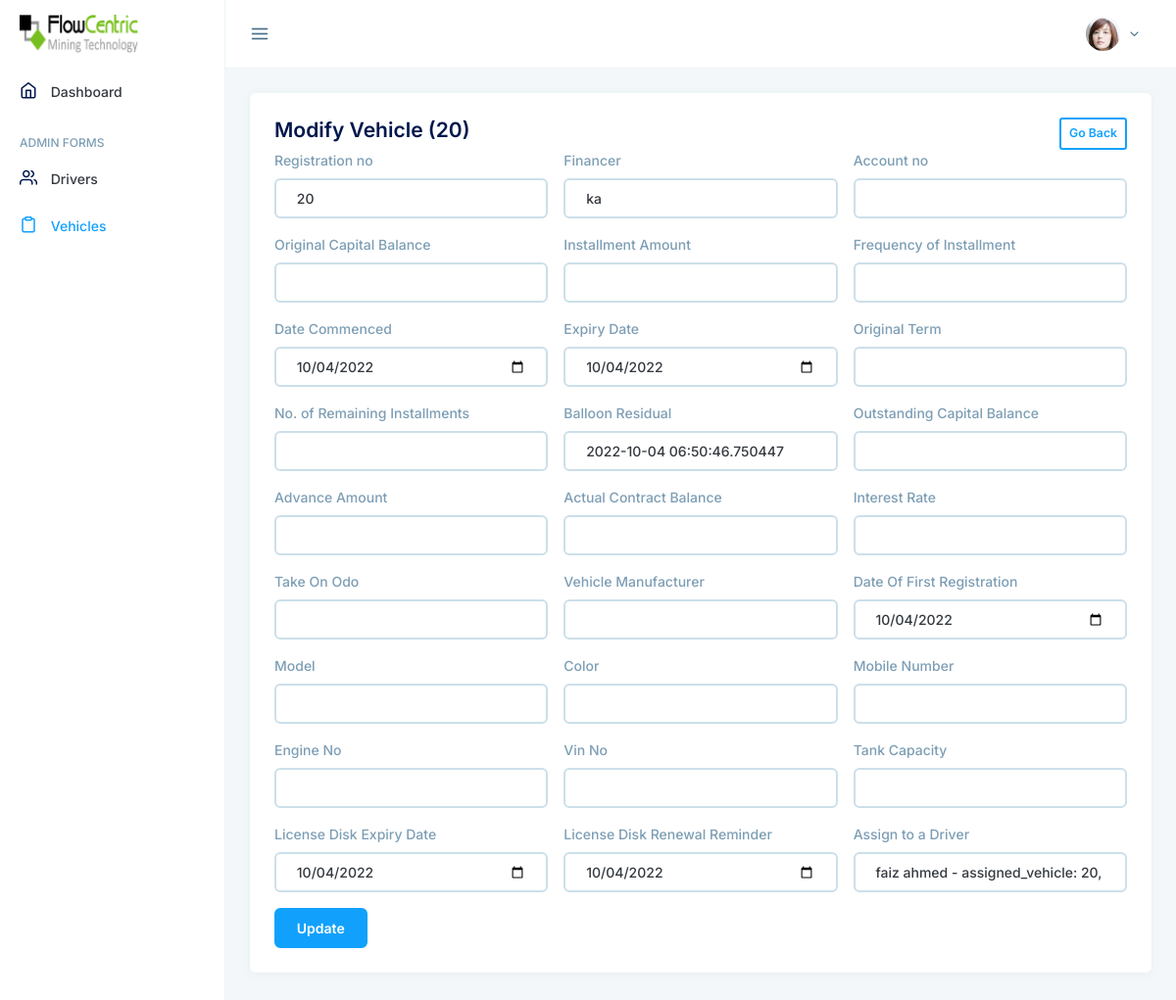
/vehicle_edit/2, run on the app's committed database.
### myapp/models.py (models this page shows)
class Vehicle(db.Model):
    id = db.Column(db.Integer, primary_key=True)
    registration_no = db.Column(db.Integer, nullable=False, unique=False)
    financer = db.Column(db.String(100), nullable=False, unique=False)
    account_no = db.Column(db.Integer, nullable=False, unique=False)
    original_capital_balance = db.Column(db.Integer, nullable=False, unique=False)
    installment_amount = db.Column(db.Integer, nullable=False, unique=False)
    frequency_of_installment = db.Column(db.Integer, nullable=False, unique=False)
    date_commenced = db.Column(db.Date, nullable=False, unique=False, default=datetime.now().date)
    expiry_date = db.Column(db.Date, nullable=False, unique=False, default=datetime.now().date)
    original_term = db.Column(db.Integer, nullable=False, unique=False)
    remaining_installments = db.Column(db.Integer, nullable=False, unique=False)
    balloon_risidual = db.Column(db.String(100), nullable=False, unique=False)
    outstanding_capital_balance = db.Column(db.Integer, nullable=False, unique=False)
    advance_amount = db.Column(db.Integer, nullable=False, unique=False)
    actual_contract_balance = db.Column(db.Integer, nullable=False, unique=False)
    interest_rate = db.Column(db.Integer, nullable=False, unique=False)
    take_on_odo = db.Column(db.String(100), nullable=False, unique=False)
    vehicle_manufacturer = db.Column(db.String(100), nullable=False, unique=False)
    date_of_first_registration = db.Column(db.Date, default=datetime.now().date)
    model = db.Column(db.String(25), nullable=False, unique=False)
    color = db.Column(db.String(25), nullable=False, unique=False)
    mobile_number = db.Column(db.Integer, nullable=True, unique=False)
    engine_no = db.Column(db.String(50), nullable=False, unique=False)
    vin_no = db.Column(db.String(50), nullable=False, unique=False)
    tank_capacity = db.Column(db.String(50), nullable=False, unique=False)
    license_disk_expiry_date = db.Column(db.Date, default=datetime.now().date)
    license_disk_renewal_date = db.Column(db.Date, default=datetime.now().date)
    driver_id = db.Column(db.Integer, db.ForeignKey("user.id"), unique=True, nullable=True)
    vehicle = db.relationship("VehicleExpense", backref="vehicle", uselist=False)
    def __repr__(self):
        return f"{self.registration_no}, financer: {self.financer}"

class User(db.Model, UserMixin):
    id = db.Column(db.Integer, primary_key=True)
    username = db.Column(db.String(40), nullable=False)
    email = db.Column(db.String(70))
    joining_date = db.Column(db.DateTime, default=datetime.now)
    password = db.Column(db.String(400))
    is_admin = db.Column(db.Boolean, default=False)
    employee_no = db.Column(db.Integer, unique=False, nullable=True)
    fleet_no = db.Column(db.Integer, unique=False, nullable=True)
    milage = db.Column(db.Integer, unique=False, nullable=True)
    driver_license_image = db.Column(db.String(200), unique=False, nullable=True)
    id_no_image = db.Column(db.String(200), unique=False, nullable=True)
    drivers_license_no = db.Column(db.Integer, unique=False, nullable=True)
    drivers_license_endorced = db.Column(db.String(5), unique=False, nullable=True)
    drivers_license_renewal_date = db.Column(db.Date, default=datetime.now().date)
    cell_no = db.Column(db.Integer, unique=False, nullable=True)
    family_members = db.Column(db.String(300), unique=False, nullable=True)
    vehicle = db.relationship("Vehicle", backref="driver", uselist=False)
    fleet_card = db.relationship("FleetCard", backref="fleet_card_driver", uselist=False)
    def __repr__(self):
        return f"{self.username} - assigned_vehicle: {self.vehicle}"

### myapp/driver/routes.py (the view, shortened to what this page needs)
@Admin_DriverVehicle.route("/vehicle_edit/<int:id>", methods=["GET", "POST"])
def edit_vehicle(id):
    vehicle = Vehicle.query.get(id)
    drivers = User.query.filter_by(is_admin=False).all()
    return render_template("admin/vehicle/vehicle_edit.html",
                           vehicle=vehicle, drivers=drivers,
                           vclass="router-link-active")

### myapp/templates/admin/vehicle/vehicle_edit.html (shortened to what this page needs)
{% extends "admin/admin_layout.html" %}
{% block body %}
<div class="main">
  <div class="card">
    <div class="card-body">
        <div class="d-flex flex-row justify-content-between">
            <h4>Modify Vehicle ({{ vehicle.registration_no }})</h4>
            <button class="btn btn-sm btn-outline-primary"
                onclick="history.back();">Go Back</button>
        </div>
      <form
        action="{{ url_for('Admin_DriverVehicle.edit_vehicle', id=vehicle.id) }}"
        method="post"
        class="row g-3 needs-validation"
        enctype="multipart/form-data"
      >
        <div class="col-md-4">
          <label for="registration_no" class="form-label">Registration no</label>
          <input type="text" class="form-control" id="registration_no"
            name="registration_no" value="{{ vehicle.registration_no }}"/>
        </div>
        <div class="col-md-4">
          <label for="financer" class="form-label">Financer</label>
          <input type="text" class="form-control" id="financer" name="financer"
            value="{{ vehicle.financer }}"/>
        </div>
        <div class="col-md-4">
          <label for="account_no" class="form-label">Account no</label>
            <input type="text" name="account_no" class="form-control" id="account_no" \
                value="{{ vehicle.account_no }}"/>
        </div>
        <div class="col-md-4">
          <label for="original_capital_balance" class="form-label">Original Capital Balance</label>
          <input type="text" class="form-control" id="original_capital_balance" name="original_capital_balance"
            value="{{ vehicle.original_capital_balance }}"/>
        </div>
        <div class="col-md-4">
          <label for="installment_amount" class="form-label">Installment Amount</label>
          <input type="number" class="form-control" id="installment_amount" name="installment_amount"
            value="{{ vehicle.installment_amount }}"/>
        </div>
        <div class="col-md-4">
          <label for="freuency_of_installment" class="form-label">Frequency of Installment</label>
          <input type="text" class="form-control" id="freuency_of_installment" name="freuency_of_installment"
            value="{{ vehicle.frequency_of_installment }}"/>
        </div>
        <div class="col-md-4">
          <label for="date_commenced" class="form-label">Date Commenced</label>
          <input type="date" class="form-control" id="date_commenced" name="date_commenced"
            value="{{ vehicle.date_commenced }}"/>
        </div>
        <div class="col-md-4">
          <label for="expiry_date" class="form-label">Expiry Date</label>
          <input type="date" class="form-control" id="expiry_date" name="expiry_date"
          value="{{ vehicle.date_commenced }}"/>
        </div>
        <div class="col-md-4">
          <label for="original_term" class="form-label">Original Term</label>
          <input type="number" class="form-control" id="original_term" name="original_term"
          value="{{ vehicle.original_term }}"/>
        </div>
        <div class="col-md-4">
          <label for="remaining_installments" class="form-label">No. of Remaining Installments</label>
          <input type="number" class="form-control" id="remaining_installments" name="remaining_installments"
            value="{{ vehicle.remaining_installments }}"/>
        </div>
        <div class="col-md-4">
          <label for="balloon_residual" class="form-label">Balloon Residual</label>
          <input type="text" class="form-control" id="balloon_residual" name="balloon_residual"
            value="{{ vehicle.balloon_risidual }}"/>
        </div>
        <div class="col-md-4">
          <label for="outstanding_capital_balance" class="form-label">Outstanding Capital Balance</label>
          <input type="text" class="form-control" id="outstanding_capital_balance" name="outstanding_capital_balance"
            value="{{ vehicle.outstanding_capital_balance }}" />
        </div>
        <div class="col-md-4">
          <label for="advance_amount" class="form-label">Advance Amount</label>
          <input type="text" class="form-control" id="advance_amount" name="advance_amount"
            value="{{ vehicle.advance_amount }}" />
        </div>
        <div class="col-md-4">
          <label for="actual_contract_balance" class="form-label">Actual Contract Balance</label>
          <input type="text" class="form-control" id="actual_contract_balance" name="actual_contract_balance"
            value="{{ vehicle.actual_contract_balance }}" />
        </div>
        <div class="col-md-4">
          <label for="interest_rate" class="form-label">Interest Rate</label>
          <input type="text" class="form-control" id="interest_rate" name="interest_rate"
            value="{{ vehicle.interest_rate }}" />
        </div>
        <div class="col-md-4">
          <label for="Take_on_Odo" class="form-label">Take On Odo </label>
          <input type="text" class="form-control" id="Take_on_Odo" name="Take_on_Odo"
            value="{{ vehicle.take_on_odo }}" />
        </div>
        <div class="col-md-4">
          <label for="vehicle_manufacturer" class="form-label">Vehicle Manufacturer</label>
          <input type="text" class="form-control" id="vehicle_manufacturer" name="vehicle_manufacturer"
            value="{{ vehicle.vehicle_manufacturer }}" />
        </div>
        <div class="col-md-4">
          <label for="date_of_first_registration" class="form-label">Date Of First Registration</label>
          <input type="date" class="form-control" id="date_of_first_registration" name="date_of_first_registration"
            value="{{ vehicle.date_of_first_registration }}" />
        </div>
        <div class="col-md-4">
          <label for="model" class="form-label">Model</label>
          <input type="text" class="form-control" id="model" name="model"
            value="{{ vehicle.model }}" />
        </div>
        <div class="col-md-4">
          <label for="color" class="form-label">Color</label>
          <input type="text" class="form-control" id="color" name="color"
            value="{{ vehicle.color }}" />
        </div>
        <div class="col-md-4">
          <label for="mobile_number" class="form-label">Mobile Number</label>
          <input type="text" class="form-control" id="mobile_number" name="mobile_number"
            value="{{ vehicle.mobile_number }}" />
        </div>
        <div class="col-md-4">
          <label for="engine_no" class="form-label">Engine No</label>
          <input type="text" class="form-control" id="engine_no" name="engine_no"
            value="{{ vehicle.engine_no }}" />
        </div>
        <div class="col-md-4">
          <label for="vin_no" class="form-label">Vin No</label>
          <input type="text" class="form-control" id="vin_no" name="vin_no"
            value="{{ vehicle.vin_no }}" />
        </div>
        <div class="col-md-4">
          <label for="tank_capacity" class="form-label">Tank Capacity</label>
          <input type="text" class="form-control" id="tank_capacity" name="tank_capacity"
            value="{{ vehicle.tank_capacity }}" />
        </div>
        <div class="col-md-4">
          <label for="license_disk_expiry_date" class="form-label">License Disk Expiry Date</label>
          <input type="date" class="form-control" id="license_disk_expiry_date" name="license_disk_expiry_date"
            value="{{ vehicle.license_disk_expiry_date }}" />
        </div>
        <div class="col-md-4">
          <label for="license_disk_renewal_reminder" class="form-label">License Disk Renewal Reminder</label>
          <input type="date" class="form-control" id="license_disk_renewal_reminder" name="license_disk_renewal_reminder"
          value="{{ vehicle.license_disk_renewal_date }}"  />
        </div>
        <div class="col-md-4">
          <label for="assign_to_a_driver" class="form-label">Assign to a Driver</label>
          <select class="form-control" name="assign_to_a_driver" id="assign_to_a_driver">
            {% for d in drivers %}
            <option value="{{ d.id }}"
            {% if d.vehicle.id == vehicle.id %}
                    selected
            {% endif %}
            >{{ d }}</option>
            {% endfor %}
          </select>
        </div>
        <div class="col-12">
          <button class="btn btn-primary" type="submit">Update</button>
        </div>
      </form>
    </div>
  </div>
</div>
{% endblock body %}

### data on the page
Vehicle: registration_no "20", financer "ka", date_commenced "10/04/2022", expiry_date "10/04/2022", balloon_residual "2022-10-04 06:50:46.750447", date_of_first_registration "10/04/2022", license_disk_expiry_date "10/04/2022", license_disk_renewal_reminder "10/04/2022", assign_to_a_driver "faiz ahmed - assigned_vehicle: 20, financer: ka"
